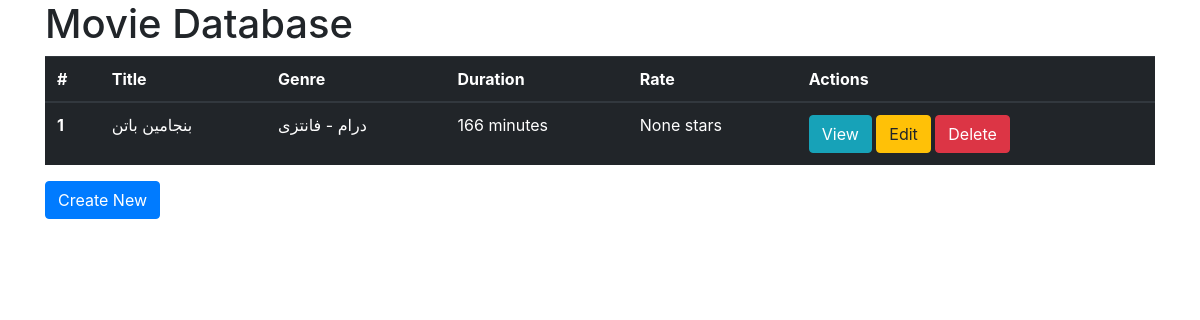
Page /movies/ on the committed database.
### movies/models.py (models this page shows)
class Movie(models.Model):
    title = models.CharField(max_length=255)
    synopsis = models.TextField()
    actors = models.CharField(max_length=255)
    genre = models.CharField(max_length=255)
    duration = models.IntegerField()
    rate = models.IntegerField()

### movies/views.py (the view)
# urls.py: path('', views.index, name='movies_index'),
def index(request):
    movies = Movie.objects.all()
    context = { 'movies': movies }
    if 'edit_id' in request.GET:
        context = { **context, 'message': 'edit', 'message_id': request.GET['edit_id'] }
    if 'delete_id' in request.GET:
        context = { **context, 'message': 'delete', 'message_id': request.GET['delete_id'] }
    template = loader.get_template('movies/index.html')
    return HttpResponse(template.render(context, request))

### movies/templates/movies/index.html (shortened to what this page needs)
{% load static %}
<html>
    <head>
        <link rel="stylesheet" href="{% static 'movies/bootstrap-4.1.3/css/bootstrap.min.css' %}" >
    </head>
    <div class="container">
        <h1>Movie Database</h1>
        <table class="table table-dark">
            <thead>
                <tr>
                    <th>#</th><th>Title</th><th>Genre</th><th>Duration</th><th>Rate</th><th>Actions</th>
                </tr>
            </thead>
            <tbody>
                {% for movie in movies %}
                <tr>
                    <th>{{ movie.id }}</th>
                    <td>{{ movie.title }}</td>
                    <td>{{ movie.genre }}</td>
                    <td>{{ movie.duration }} minutes</td>
                    <td>{{ movie.rate }} stars</td>
                    <td>
                        <a class="btn btn-info" href="{% url 'movies_view' movie.id %}">View</a>
                        <a class="btn btn-warning" href="{% url 'movies_edit' movie.id %}">Edit</a>
                        <a class="btn btn-danger" href="{% url 'movies_delete' movie.id %}">Delete</a>
                    </td>
                </tr>
                {% endfor %}
            </tbody>
        </table>
        <p><a class="btn btn-primary" href="{% url 'movies_create' %}">Create New</a></p>
    </div>
</html>

### rows in the picture
Movie: id "1", title "بنجامین باتن", genre "درام - فانتزی", duration "166", rate "None"
